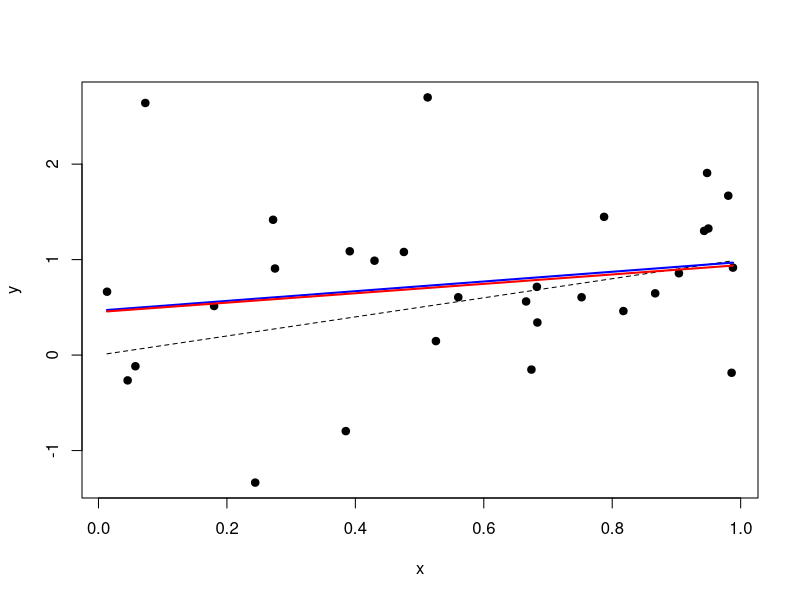
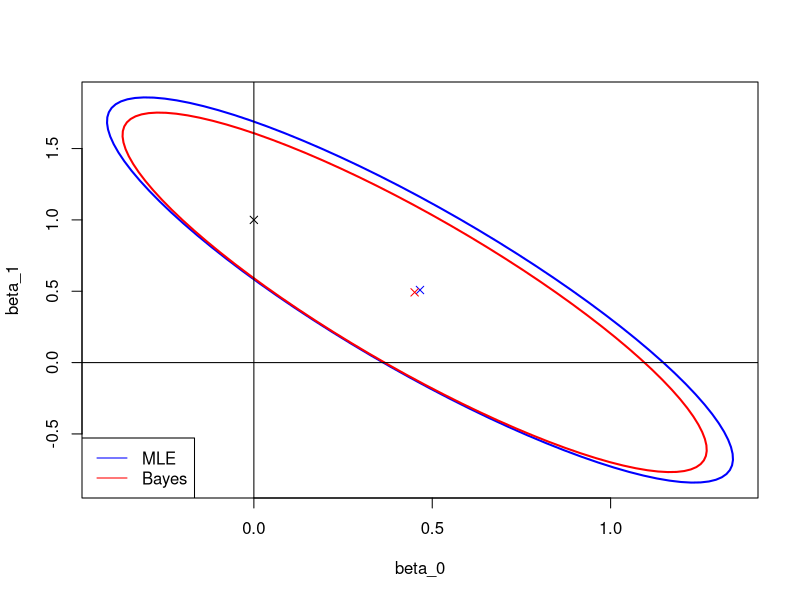
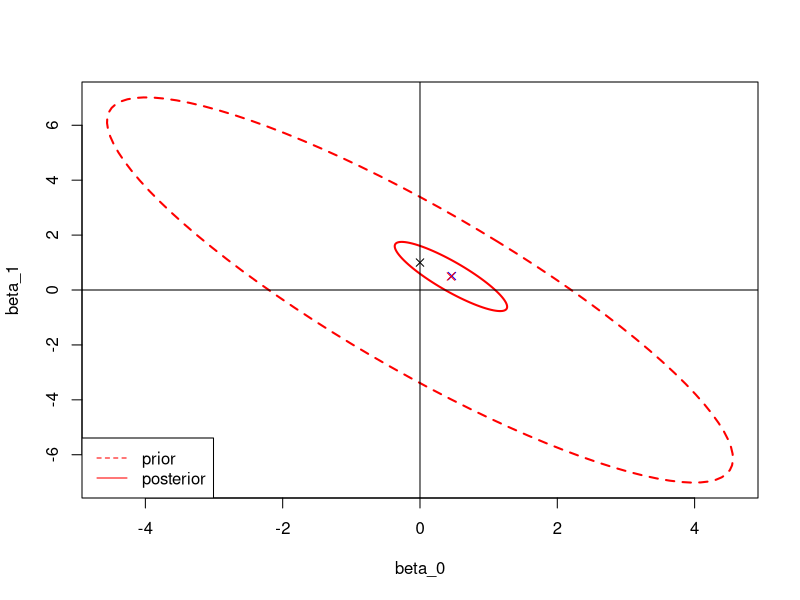

These charts were generated, in order, by the following R code:

# Exercice 2 Feuille TD1 Application numérique

######################
######################
#  Modele linéaire simple  
######################
######################


# simulation observations Y=beta_0+beta_1*x+epsilon
beta_0=0
beta_1=1
n=30
x=runif(n,0,1)
sigma=0.9
set.seed(2025)
y=beta_0+beta_1*x+rnorm(n,mean=0,sd=sigma)

X=cbind(rep(1,n),x)


###############################
# I - On suppose d'abord sigma connu

# résultats fonction lm
reslm=lm(y~x)
estibeta_0=reslm$coefficients[1]
estibeta_1=reslm$coefficients[2]

# Bayésien avec g-prior (g à fixer, g=n par défaut)
g=n  
# loi a posteriori pour beta : N_2(mu,Sigma)
# avec 
mu=(g/(g+1))*solve(t(X)%*%X)%*%t(X)%*%y
Sigma=(sigma^2)*(g/(g+1))*solve(t(X)%*%X)


# plot résultat estimation
plot(x,y,pch=19)
sortx=sort(x)
lines(sortx,beta_0+beta_1*sortx,lty=2)
lines(sortx,estibeta_0+estibeta_1*sortx,col="blue",lwd=2)
lines(sortx,mu[1]+mu[2]*sortx,col="red",lwd=2)


# intervalles de confiance fréq (à 95%)
# à partir de la loi de l'estimateur moindres carrés
# pour beta_0 loi N(estibeta_0,sigma^2*(X'X)^{-1}_(1,1))
matinvXX=solve(t(X)%*%X)
IC0=c(qnorm(0.025,mean=estibeta_0,sd=sigma*(matinvXX[1,1])^0.5), qnorm(0.975,mean=estibeta_0,sd=sigma*(matinvXX[1,1])^0.5))
IC1=c(qnorm(0.025,mean=estibeta_1,sd=sigma*(matinvXX[2,2])^0.5), qnorm(0.975,mean=estibeta_1,sd=sigma*(matinvXX[2,2])^0.5))

# intervalles de crédibilité bayésien (à 95%)
CI0=c(qnorm(0.025,mean=mu[1],sd=(Sigma[1,1])^0.5), qnorm(0.975,mean=mu[1],sd=(Sigma[1,1])^0.5))
CI1=c(qnorm(0.025,mean=mu[2],sd=(Sigma[2,2])^0.5), qnorm(0.975,mean=mu[2],sd=(Sigma[2,2])^0.5))

cat("\n", "\n \n \n", "********************************************* \n ********************************************* \n Exemple de régression linéaire simple  \n", "données  simulées (p=2)  \n *********************************************\n *********************************************\n", "\n")
cat(" * Cas sigma^2 connu \n","\n")
# présentation résultats estimation
cat(" Estimateur mondres-carrés \n"," de beta_0 : ",estibeta_0,"\n  de beta_1 : ",estibeta_1,"\n Estimateur bayésien    ( g =",g,")\n"," de beta_0 : ",mu[1],"\n  de beta_1 : ",mu[2])
# présentation résultats intervalles confiance/crédibilité
cat("\n","\n")
cat(" Intervalle de confiance à 95%\n"," pour beta_0: ",IC0[1],IC0[2],"\n  pour beta_1: ",IC1[1],IC1[2],"\n Intervalle de crédibilité à 95%   ( g =",g,")\n"," pour beta_0: ",CI0[1],CI0[2],"\n  pour beta_1: ",CI1[1],CI1[2])


# région de confiance
# utilisation library "ellipse"
library(ellipse)
# la fonction ellipse donne ellipsoide de confiance pour une gaussienne (par défaut à 95%)
resMLE=ellipse(sigma*matinvXX,center=c(estibeta_0,estibeta_1))
resBayesien=ellipse(Sigma,center=mu)
resPrior=ellipse(g*sigma^2*matinvXX,center=c(0,0))

# plot des résultats

# comparaison MLE/moindres-carrés avec Bayésien
minx=min(c(resMLE[,1],resBayesien[,1]))
maxx=max(c(resMLE[,1],resBayesien[,1]))
miny=min(c(resMLE[,2],resBayesien[,2]))
maxy=max(c(resMLE[,2],resBayesien[,2]))
# plot
quartz()                               # Nouvelle fenetre graphique (pour MAC)
plot(resMLE[,1],resMLE[,2],type="l",col="blue",lwd=2,xlim=c(minx,maxx),ylim=c(miny,maxy),xlab="beta_0",ylab="beta_1")
lines(resBayesien[,1],resBayesien[,2],col="red",lwd=2)
lines(c(-100,100),c(0,0))
lines(c(0,0),c(-100,100))
points(beta_0,beta_1,pch=4)
points(estibeta_0,estibeta_1,col="blue",pch=4)
points(mu[1],mu[2],col="red",pch=4)
legend("bottomleft",legend=c("MLE","Bayes"),col=c("blue","red"),lty=c(1,1))


# comparaison a priori / a posteriori
minx=min(c(resPrior[,1],resBayesien[,1]))
maxx=max(c(resPrior[,1],resBayesien[,1]))
miny=min(c(resPrior[,2],resBayesien[,2]))
maxy=max(c(resPrior[,2],resBayesien[,2]))
# plot
quartz()                               # Nouvelle fenetre graphique (pour MAC)
plot(resPrior[,1],resPrior[,2],type="l",col="red",lty=2,lwd=2,xlim=c(minx,maxx),ylim=c(miny,maxy),xlab="beta_0",ylab="beta_1")
lines(resBayesien[,1],resBayesien[,2],col="red",lwd=2)
lines(c(-100,100),c(0,0))
lines(c(0,0),c(-100,100))
points(beta_0,beta_1,pch=4)
points(estibeta_0,estibeta_1,col="blue",pch=4)
points(mu[1],mu[2],col="red",pch=4)
legend("bottomleft",legend=c("prior","posterior"),col=c("red","red"),lty=2:1)

###################################
# I - On suppose maintenant sigma inconnu
# loi a priori sur sigma^2 : inverse gamma (a,b)
a=1
b=1

# loi a posteriori sur beta : loi student multivariée de vecteur mu et de matrice S et de ddl nu
nu=2*a+n
S=(2*b+sum(y*y)-(g/(g+1))*(t(y)%*%X%*%matinvXX%*%t(X)%*%y)[1,1] )*(g/(g+1))*matinvXX/nu

bornesT=c(qt(0.025,df=nu),qt(0.975,df=nu))
CIvar0=bornesT*(S[1,1])^0.5+mu[1]
CIvar1=bornesT*(S[2,2])^0.5+mu[2]

cat("\n \n","* Cas sigma^2 inconnu \n","\n")
# intervalles de confiances pour lm
cat("Intervalles de confiance à 95% \n")
print(confint(reslm))
# pour Bayesien
# présentation résultats intervalles confiance/crédibilité
cat("\n")
cat(" Intervalle de crédibilité à 95%   ( g =",g,")\n"," pour beta_0: ",CIvar0[1],CIvar0[2],"\n  pour beta_1: ",CIvar1[1],CIvar1[2])


# Question sup : faut-il éliminer beta_0 ? beta_1 ? Les deux ?

# Question sup : prédiction de y si x=0.5. Densité de prédiction ?
# On trouve loi de Student. 


##############################
##############################
#  Modèle régression linéaire multiple  
##############################
##############################

# Exemple : données dans R "LifeCycleSavings" 
# (exemple utilisé dans des aides pour fonction lm)

n=50

# variable réponse : variable sr
y=LifeCycleSavings$sr

# Les 4 covariables : pop15 + pop75 + dpi + ddpi
X=cbind(rep(1,n),LifeCycleSavings$pop15,LifeCycleSavings$pop75,LifeCycleSavings$dpi,LifeCycleSavings$ddpi)

# ici p=5

# résultat fonction lm
reslm=lm(sr ~ pop15 + pop75 + dpi + ddpi, data = LifeCycleSavings)
estibeta=reslm$coefficients

# Bayésien avec g-prior (g à fixer, g=n par défaut)
g=n  
# loi a priori sur sigma^2 : inverse gamma (a,b)
a=1
b=1

# loi a posteriori pour beta : Student centrée en
mu=(g/(g+1))*solve(t(X)%*%X)%*%t(X)%*%y
#  et de matrice S et de ddl nu
nu=2*a+n
matinvXX=solve(t(X)%*%X)
S=(2*b+sum(y*y)-(g/(g+1))*(t(y)%*%X%*%matinvXX%*%t(X)%*%y)[1,1] )*(g/(g+1))*matinvXX/nu

bornesT=c(qt(0.025,df=nu),qt(0.975,df=nu))
CIconst=bornesT*(S[1,1])^0.5+mu[1]
CIpop15=bornesT*(S[2,2])^0.5+mu[2]
CIpop75=bornesT*(S[3,3])^0.5+mu[3]
CIdpi=bornesT*(S[4,4])^0.5+mu[4]
CIddpi=bornesT*(S[5,5])^0.5+mu[5]

cat("\n", "\n \n \n", "********************************************* \n ********************************************* \n Exemple de régression linéaire multivariée  \n", "données  LifeCycleSavings  \n *********************************************\n *********************************************\n", "\n")

cat("Estimation \n")
# présention Estimation
print(summary(reslm))
cat("Estimateur bayésien :",mu)

cat("\n","\n")
# intervalles de confiances pour lm
cat("intervalles de confiance à 95%\n")
print(confint(reslm))
# pour Bayesien
# présentation résultats intervalles confiance/crédibilité
cat("\n","Intervalle de crédibilité à 95%   ( g =",g,")\n"," pour const: ",CIconst[1],CIconst[2],"\n  pour pop15: ",CIpop15[1],CIpop15[2],"\n  pour pop75: ",CIpop75[1],CIpop75[2],"\n  pour dpi: ",CIdpi[1],CIdpi[2],"\n  pour ddpi: ",CIddpi[1],CIddpi[2])
